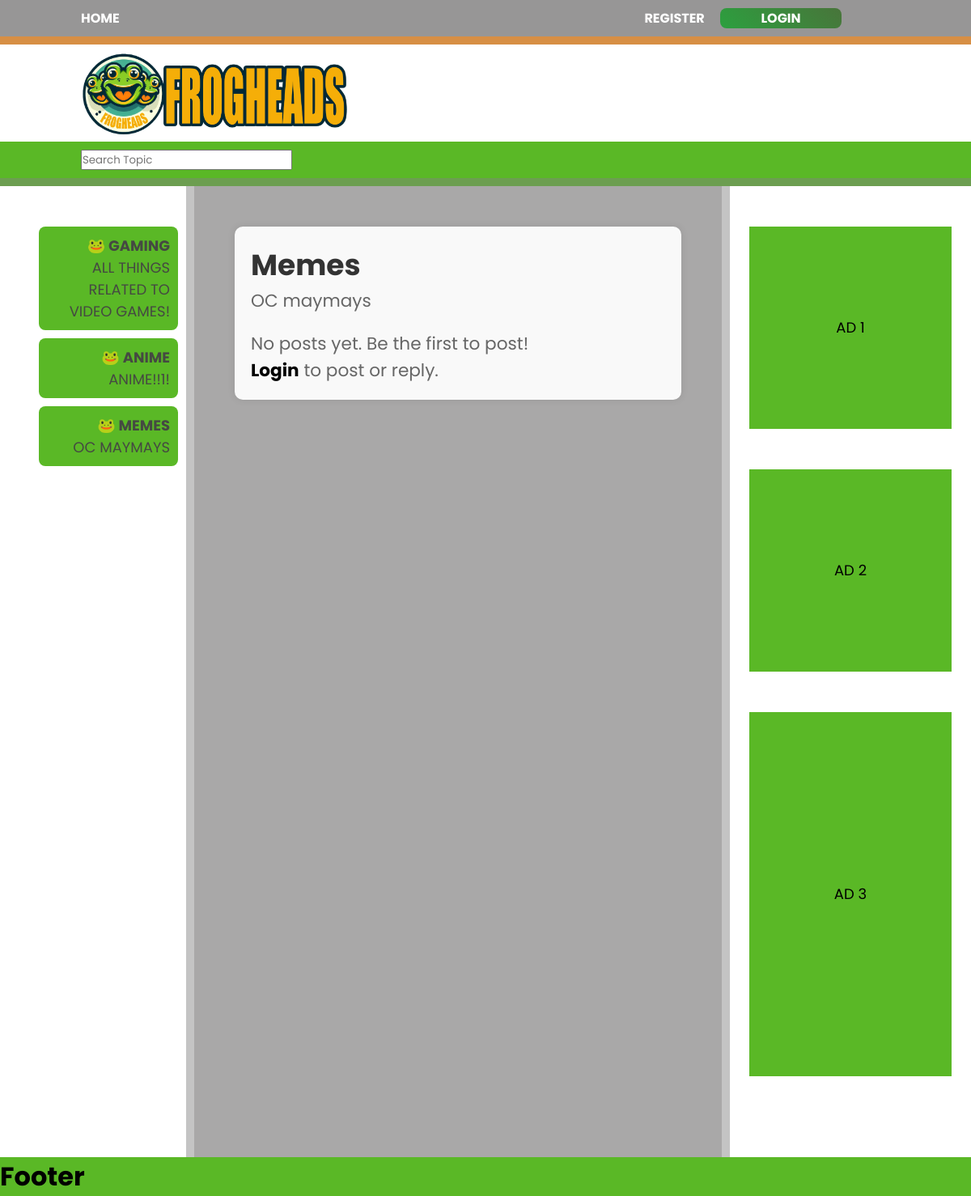
Page /forum/3/ on the earlier database version.
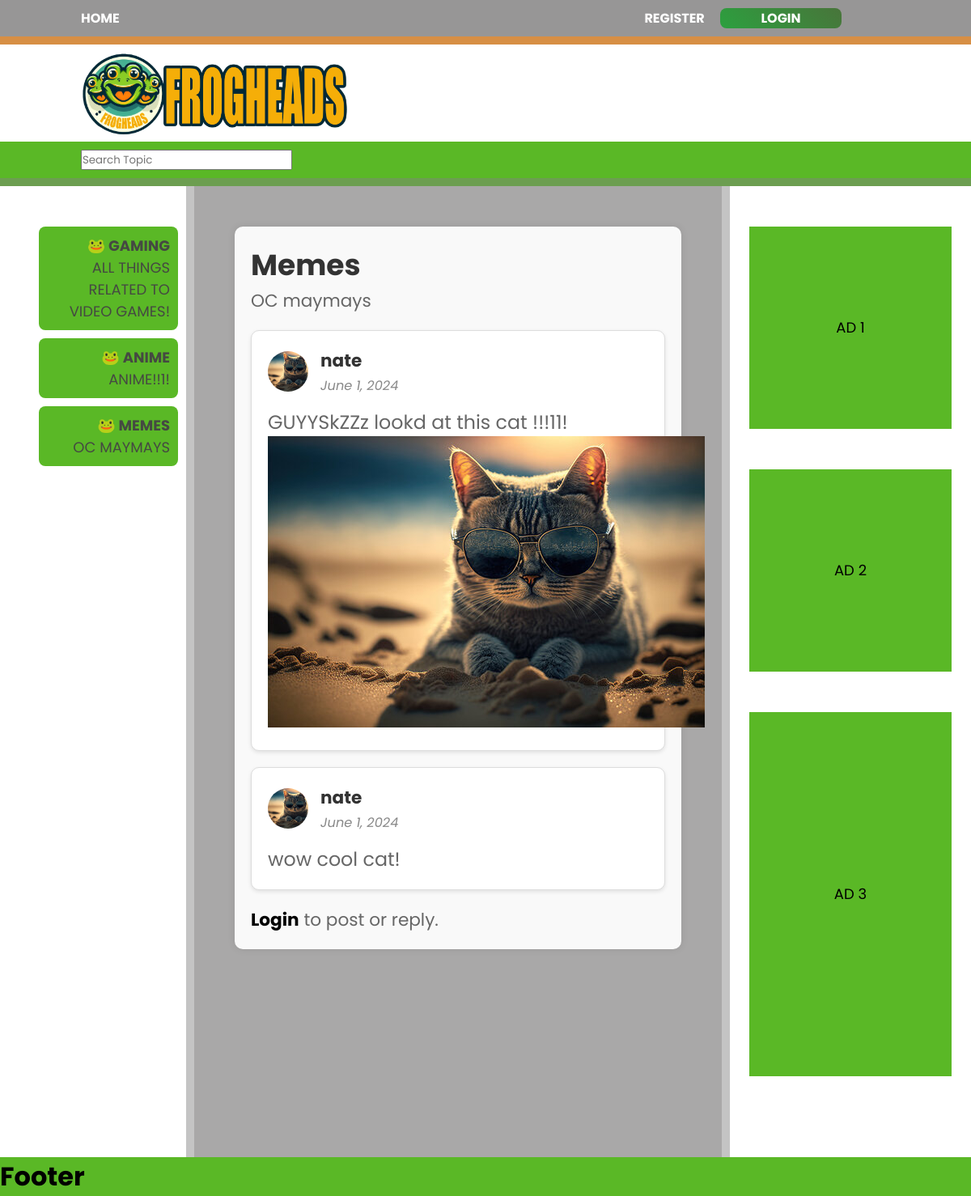
Same page on the later database version.
### app/models.py (models this page shows, shortened)
class MessageBoard(models.Model):
  title = models.CharField(max_length=100)
  description = models.TextField(blank = True)
  date_created = models.DateTimeField(default=datetime.now)

class Post(models.Model):
  user = models.ForeignKey(User, on_delete=models.Case)
  board = models.ForeignKey(MessageBoard, on_delete=models.CASCADE)
  subject = models.CharField(max_length=100, blank=True, null=True)
  post = models.CharField(max_length=300)
  post_img = models.ImageField(upload_to='media', blank=True)
  date_posted = models.DateField(default=datetime.now)

class Profile(models.Model):
  username = models.OneToOneField(User, related_name='profile' ,on_delete=models.CASCADE)
  profile_img = models.ImageField(upload_to='media', default='images/blank_image.jpg')
  bio = models.TextField(blank=True)
  location = models.CharField(max_length=50, blank=True)

### app/views.py (the view, shortened to what this page needs)
# urls.py: path("forum/<int:board_id>/", forum_view, name="forum"),
def forum_view(request, board_id: int):
    form = PostForm()
    board = MessageBoard.objects.get(id=board_id)
    posts = Post.objects.filter(board=board)
    context = {
        'board' : board,
        'posts' : posts,
        'form' : form,
    }
    return render(request, 'forum.html', context)

### app/forms.py
class PostForm(forms.ModelForm):
    class Meta:
        model = Post
        fields = ['subject', 'post', 'post_img']

### app/context_processors.py (called while the page is built)
def boards_processor(request):
    all_boards = MessageBoard.objects.all()
    return {'all_boards': all_boards}

### app/templates/forum.html (shortened to what this page needs)
{% extends 'base.html' %}
{% block content %}
<div class="forum-container">
  <h2>{{ board.title }}</h2>
  <p>{{ board.description }}</p>
  <div class="posts-container">
    {% for post in posts %}
    <div class="post">
      <div class="post-header">
        <img src="{{ post.user.profile.profile_img.url }}" alt="{{ post.user.username }}'s profile image" class="post-profile-image">
        <div class="post-user-info">
          <strong>{{ post.user.username }}</strong>
          <em>{{ post.date_posted }}</em>
        </div>
      </div>
      <div class="post-body">
        <p>{{ post.post }}</p>
        {% if post.post_img %}
        <img src="{{ post.post_img.url }}" alt="Post image" class="post-image">
        {% endif %}
      </div>
    </div>
    {% empty %}
    <p>No posts yet. Be the first to post!</p>
    {% endfor %}
  </div>
  {% if user.is_authenticated %}
  <div class="new-post">
    <h3>New Post</h3>
    <form method="post" action="{% url 'post' board.id %}" id="newPostForm" enctype='multipart/form-data'>
      {% csrf_token %}
      <div class="form-group">
        <textarea class="textarea1" name="post" rows="10" cols="100" required></textarea>
      </div>
      <div class="form-image">
        {{ form.post_img.label_tag }} {{ form.post_img }}
        <div class="form-errors">{{ form.post_img.errors }}</div>
      </div>
      <button class="post-button" type="submit">Post</button>
    </form>
  </div>
  {% else %}
  <p><a href="{% url 'login' %}">Login</a> to post or reply.</p>
  {% endif %}
</div>
{% endblock %}

### app/templates/base.html (shortened to what this page needs)
{% load static %}
<!DOCTYPE html>
<html lang="en">
<head>
  <link rel="stylesheet" href="{% static 'style.css' %}">
</head>
<body>
  <div class="wrapper">
    <header class="header1">
      <ul class="nav1-left">
        <li><a href="{% url 'home' %}">Home</a></li>
      </ul>
      <ul class="nav1-right">
        {% if user.is_authenticated %}
        <li><a href="{% url 'profile' %}">Profile</a></li>
        <li><a href="{% url 'logout' %}">Logout</a></li>
        {% else %}
        <li><a href="{% url 'register' %}">Register</a></li>
        <li><a href="{% url 'login' %}">Login</a></li>
        {% endif %}
      </ul>
    </header>
    <header class="header2">
      <ul class="nav2">
        <li><img src="{% static '\images\frogheadbanner.png'%}" alt="FrogHeadBanner"></li>
      </ul>
    </header>
    <header class="header3">
      <input type="search" name="search" id="search" placeholder="Search Topic">
    </header>
    <aside class="aside1">
      <ul>
        {% for board in all_boards %}
          <li class="threads">
            <a href="{% url 'forum' board.id %}">
              <h4>🐸 {{ board.title }}</h4>
              <p>{{ board.description }}</p>
            </a>
          </li>
        {% endfor %}
      </ul>
    </aside>
    <article class="main">
      {% block content %}{% endblock content %}
    </article>
    <aside class="aside2">
      <div class="ad1">Ad 1
      </div>
      <div class="ad2">Ad 2</div>
      <div class="ad3">Ad 3</div>
    </aside>
  </div>
    <footer class="footer">
      <h1>Footer</h1>
    </footer>
</body>
</html>

### app/static/style.css (style rules this page uses)
* { margin: 0; padding: 0; font-family: "Poppins", sans-serif; list-style-type: none; text-decoration: none; }
.wrapper { display: flex; flex-flow: row wrap; text-align: center; justify-content: space-evenly; }
.wrapper > * { padding: 10px; height: 1200px; flex: 1 100%; }
.header1 { padding-left: 100px; padding-right: 150px; background: #979696; height: 25px; text-align: left; line-height: 25px; display: flex; justify-content: space-between; flex-direction: row; }
.header2 { padding-left: 100px; padding-right: 150px; background: white; height: 100px; text-align: left; border-top: 10px solid #d78f45; }
.header3 { padding-left: 100px; padding-right: 150px; padding-top: 10px; padding-bottom: 10px; background: #979696; height: 25px; display: flex; justify-content: space-between; }
.aside1 { box-sizing: border-box; padding-top: 50px; padding-left: 4%; background: white; flex: 2; font-size: 18px; overflow-y: scroll; text-align: left; }
.aside2 { box-sizing: border-box; padding-right: 2%; padding-left: 2%; padding-top: 50px; background: white; flex: 2; font-size: 18px; text-align: center; }
.main { box-sizing: border-box; padding-top: 50px; padding-left: 50px; padding-right: 50px; flex: 2 40%; text-align: left; background: #a9a8a8; overflow-y: scroll; font-size: 18px; text-align: left; }
.header1, .header3, .aside1, .aside2 { text-transform: uppercase; }
.footer { background: #5ab826; }
.ad1 { background: #5ab826; line-height: 250px; width: 250px; height: 250px; margin-bottom: 50px; }
.ad2 { background: #5ab826; line-height: 250px; width: 250px; height: 250px; margin-bottom: 50px; }
.ad3 { background: #5ab826; line-height: 450px; width: 250px; height: 450px; margin-bottom: 50px; }
.nav1-left, .nav1-right { color: white; display: flex; justify-content: space-between; list-style: none; gap: 1.2rem; }
.nav1-right li:last-child { text-align: center; width: 150px; background: linear-gradient(45deg, #2ca03f, #20630ba8); margin-right: 10px; border-radius: 8px; }
.nav1-left a, .nav1-right a { color: white; font-weight: bold; }
.nav2 img { width: 330px; height: auto; }
.main a { color: black; font-weight: bold; }
.header3 { background-color: #5ab826; border-bottom: 10px solid #80808077; }
.aside1 { border-right: 10px solid #80808077; }
.aside2 { border-left: 10px solid #80808077; }
.threads { background-color: #5ab826; padding: 10px; border-radius: 8px; text-align: right; margin-bottom: 10px; }
.threads a { color: #454942; }
.forum-container { max-width: 900px; margin: 0 auto; padding: 20px; background-color: #f9f9f9; border-radius: 10px; box-shadow: 0 0 10px rgba(0, 0, 0, 0.1); }
.forum-container h2 { font-size: 2em; color: #333; }
.forum-container p { font-size: 1.2em; color: #666; }
.posts-container { margin-top: 20px; }
.post { border: 1px solid #ddd; margin-bottom: 20px; padding: 20px; background-color: #fff; border-radius: 10px; box-shadow: 0 2px 5px rgba(0, 0, 0, 0.1); }
.post-header { display: flex; align-items: center; margin-bottom: 15px; }
.post-profile-image { width: 50px; height: 50px; border-radius: 50%; object-fit: cover; margin-right: 15px; }
.post-user-info { flex-grow: 1; }
.post-user-info strong { display: block; font-size: 1.2em; color: #333; }
.post-user-info em { font-size: 0.9em; color: #888; }
.post-body { font-size: 1.1em; color: #555; }

Differences in the rows shown:
added Post: user.profile.profile_img (picture), user.username "nate", date_posted "June 1, 2024", post "GUYYSkZZz lookd at this cat !!!11!", post_img (picture)
added Post: user.profile.profile_img (picture), user.username "nate", date_posted "June 1, 2024", post "wow cool cat!"
Other differences:
text no longer shown: "No posts yet. Be the first to post!"
